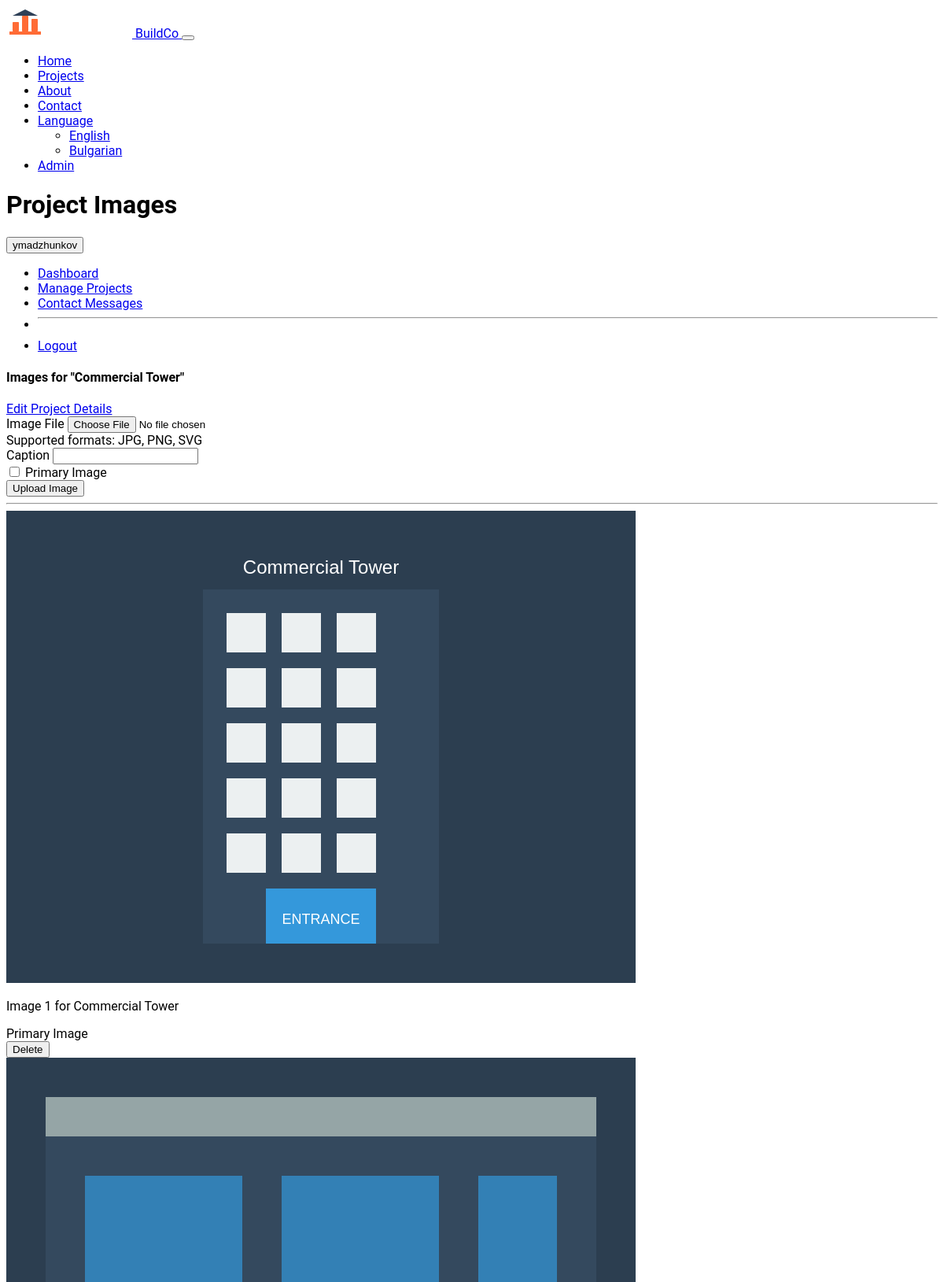
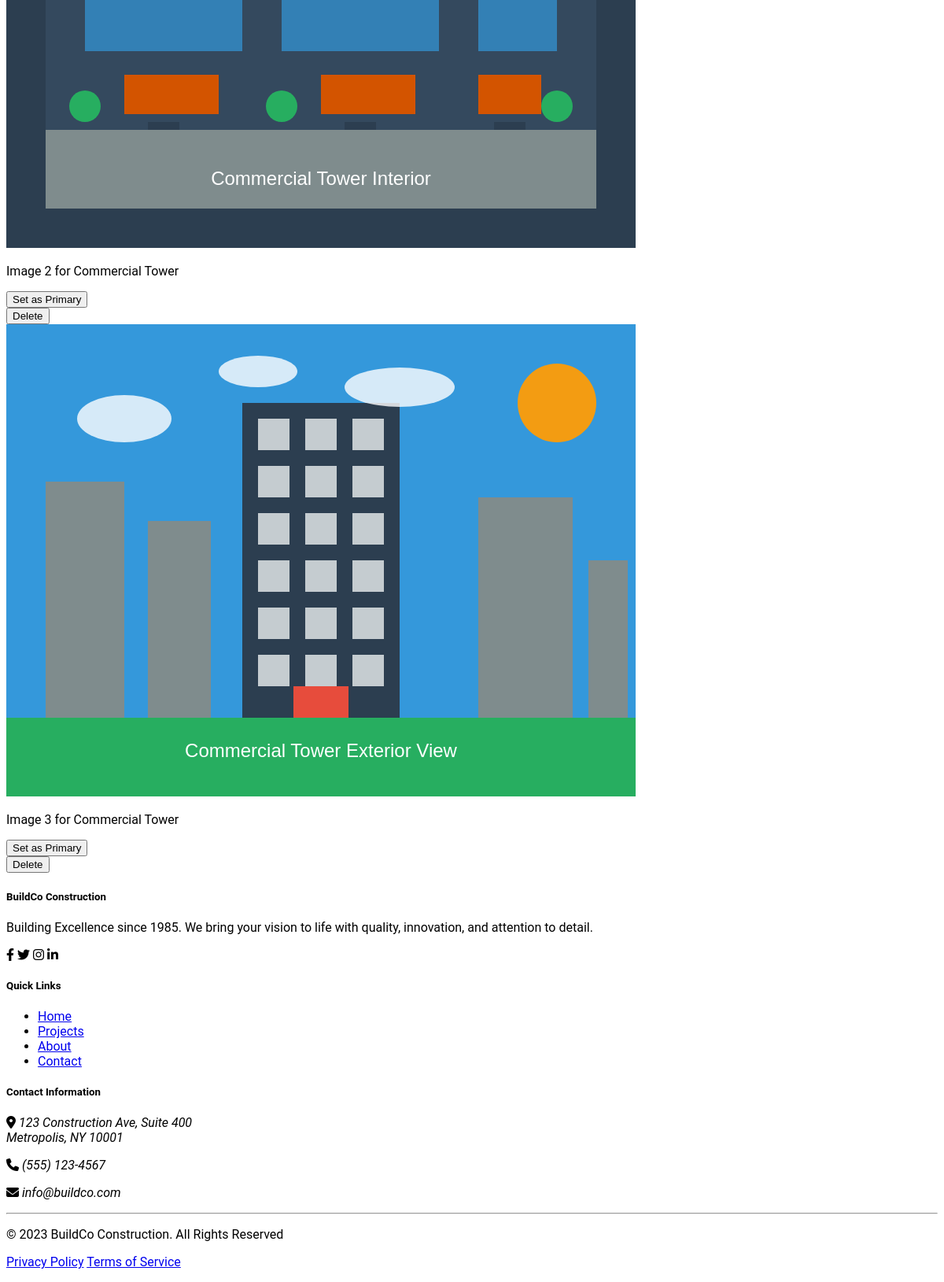
Screenshot of /admin/projects/6/images (signed in) with the database file from the repository (2 pictures, top to bottom).
### models.py (models this page shows, shortened)
class User(UserMixin, db.Model):
    id = db.Column(db.Integer, primary_key=True)
    username = db.Column(db.String(64), unique=True, nullable=False)
    email = db.Column(db.String(120), unique=True, nullable=False)
    password_hash = db.Column(db.String(256))
    is_admin = db.Column(db.Boolean, default=False)
    created_at = db.Column(db.DateTime, default=datetime.utcnow)

class Project(db.Model):
    id = db.Column(db.Integer, primary_key=True)
    title = db.Column(db.String(100), nullable=False)
    slug = db.Column(db.String(120), unique=True, nullable=False)
    description = db.Column(db.Text, nullable=False)
    client = db.Column(db.String(100), nullable=False)
    location = db.Column(db.String(150), nullable=False)
    completion_date = db.Column(db.Date, default=datetime.utcnow)
    square_footage = db.Column(db.Integer)
    project_type = db.Column(db.String(50))
    featured = db.Column(db.Boolean, default=False)
    created_at = db.Column(db.DateTime, default=datetime.utcnow)
    images = db.relationship('ProjectImage', backref='project', cascade='all, delete-orphan')

class ProjectImage(db.Model):
    id = db.Column(db.Integer, primary_key=True)
    filename = db.Column(db.String(255), nullable=False)
    caption = db.Column(db.String(255))
    is_primary = db.Column(db.Boolean, default=False)
    project_id = db.Column(db.Integer, db.ForeignKey('project.id'), nullable=False)
    created_at = db.Column(db.DateTime, default=datetime.utcnow)

### routes.py (the view)
@app.route('/admin/projects/<int:project_id>/images')
@login_required
def admin_project_images(project_id):
    project = Project.query.get_or_404(project_id)
    form = ProjectImageForm()
    return render_template('admin/project_images.html',
                          title='Project Images',
                          project=project,
                          form=form)

### forms.py
class ProjectImageForm(FlaskForm):
    image = FileField('Image File', validators=[FileRequired(), FileAllowed(['jpg', 'jpeg', 'png', 'svg'], 'Images only!')])
    caption = StringField('Caption', validators=[Optional(), Length(max=255)])
    is_primary = BooleanField('Primary Image')
    submit = SubmitField('Upload Image')

### app.py (called while the page is built)
def get_locale():
    if 'language' in session:
        return session['language']
    return request.accept_languages.best_match(app.config['BABEL_SUPPORTED_LOCALES'])

@login_manager.user_loader
def load_user(user_id):
    from models import User
    return User.query.get(int(user_id))

@app.before_request
def before_request():
    g.lang_code = session.get('language', request.accept_languages.best_match(app.config['BABEL_SUPPORTED_LOCALES']) or 'en')

### templates/admin/project_images.html (shortened to what this page needs)
{% extends "admin/base.html" %}
{% block admin_content %}
<div class="card shadow-sm mb-4">
    <div class="card-header d-flex justify-content-between align-items-center">
        <h4 class="mb-0">Images for "{{ project.title }}"</h4>
        <a href="{{ url_for('admin_edit_project', project_id=project.id) }}" class="btn btn-outline-primary btn-sm">Edit Project Details</a>
    </div>
    <div class="card-body">
        <form method="post" action="{{ url_for('admin_add_project_image', project_id=project.id) }}" enctype="multipart/form-data" class="mb-4">
            <div class="row g-3">
                <div class="col-md-4">
                    {{ form.image.label(class="form-label") }}
                    {% if form.image.errors %}
                        {{ form.image(class="form-control is-invalid") }}
                        <div class="invalid-feedback">
                            {% for error in form.image.errors %}
                                {{ error }}
                            {% endfor %}
                        </div>
                    {% else %}
                        {{ form.image(class="form-control") }}
                    {% endif %}
                    <div class="form-text">Supported formats: JPG, PNG, SVG</div>
                </div>
                <div class="col-md-5">
                    {{ form.caption.label(class="form-label") }}
                    {% if form.caption.errors %}
                        {{ form.caption(class="form-control is-invalid") }}
                        <div class="invalid-feedback">
                            {% for error in form.caption.errors %}
                                {{ error }}
                            {% endfor %}
                        </div>
                    {% else %}
                        {{ form.caption(class="form-control") }}
                    {% endif %}
                </div>
                <div class="col-md-2 d-flex align-items-center">
                    <div class="form-check">
                        {{ form.is_primary(class="form-check-input") }}
                        {{ form.is_primary.label(class="form-check-label") }}
                    </div>
                </div>
                <div class="col-md-1 d-flex align-items-end">
                    {{ form.submit(class="btn btn-primary") }}
                </div>
            </div>
        </form>
        <hr class="my-4">
        <div class="row g-4">
            {% for image in project.images %}
            <div class="col-md-3">
                <div class="card h-100">
                    <img src="{{ image.filename }}" class="card-img-top" alt="{{ project.title }}">
                    <div class="card-body p-3">
                        <p class="card-text mb-2">{{ image.caption or 'No caption' }}</p>
                        {% if image.is_primary %}
                        <span class="badge bg-primary mb-2">Primary Image</span>
                        {% else %}
                        <form action="{{ url_for('admin_set_primary_image', project_id=project.id, image_id=image.id) }}" method="post">
                            <button type="submit" class="btn btn-sm btn-outline-primary mb-2">Set as Primary</button>
                        </form>
                        {% endif %}
                        <form action="{{ url_for('admin_delete_project_image', project_id=project.id, image_id=image.id) }}" method="post" onsubmit="return confirm('Are you sure you want to delete this image?');">
                            <button type="submit" class="btn btn-sm btn-outline-danger">Delete</button>
                        </form>
                    </div>
                </div>
            </div>
            {% else %}
            <div class="col-12">
                <div class="alert alert-info">
                    <i class="bi bi-info-circle me-2"></i> No images have been added to this project yet.
                </div>
            </div>
            {% endfor %}
        </div>
    </div>
</div>
{% endblock %}

### templates/admin/base.html (shortened to what this page needs)
{% extends "base.html" %}
{% block content %}
<div class="container pt-4 pb-4">
    <div class="row mb-4">
        <div class="col-md-8">
            <h1 class="display-5 fw-bold">{{ title }}</h1>
        </div>
        <div class="col-md-4 text-md-end d-flex align-items-center justify-content-md-end">
            {% if current_user.is_authenticated %}
            <div class="dropdown">
                <button class="btn btn-outline-primary dropdown-toggle" type="button" id="adminDropdown" data-bs-toggle="dropdown" aria-expanded="false">
                     {{ current_user.username }}
                </button>
                <ul class="dropdown-menu" aria-labelledby="adminDropdown">
                    <li><a class="dropdown-item" href="{{ url_for('admin_dashboard') }}">Dashboard</a></li>
                    <li><a class="dropdown-item" href="{{ url_for('admin_projects') }}">Manage Projects</a></li>
                    <li><a class="dropdown-item" href="{{ url_for('admin_messages') }}">Contact Messages</a></li>
                    <li><hr class="dropdown-divider"></li>
                    <li><a class="dropdown-item" href="{{ url_for('admin_logout') }}">Logout</a></li>
                </ul>
            </div>
            {% else %}
            <a href="{{ url_for('admin_login') }}" class="btn btn-primary">Login</a>
            {% endif %}
        </div>
    </div>
    {% block admin_content %}{% endblock %}
</div>
{% endblock %}

### static/css/custom.css (style rules this page uses)
:root { --construction-primary: #FF6B35; --construction-secondary: #2E4057; --construction-accent: #FFB563; --construction-light: #E6E8E6; --construction-dark: #1A1A1A; }
body { font-family: 'Roboto', 'Segoe UI', sans-serif; overflow-x: hidden; }
h1, h2, h3, h4, h5, h6 { font-weight: 700; }

### rows the page displays
User: username "ymadzhunkov"
Project: title "Commercial Tower"
ProjectImage: filename (placeholder picture), caption "Image 1 for Commercial Tower", is_primary "Primary Image"
ProjectImage: filename (placeholder picture), caption "Image 2 for Commercial Tower"
ProjectImage: filename (placeholder picture), caption "Image 3 for Commercial Tower"

### other values shown
{{ title }} "Project Images"
